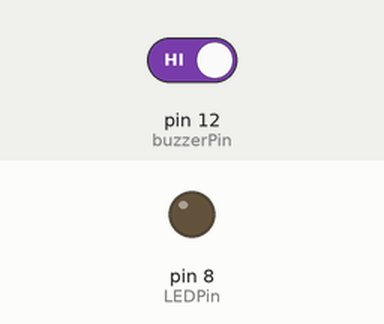
Recording of a sketch running on a simulated Arduino Uno, built with avr-gcc and run on an emulated ATmega328P. On the bench: output pins drawn as LEDs (lit = HIGH). The test bench sets the inputs (shaded band); at power-on: pin 12 (buzzerPin) HIGH. What the sketch prints to the serial monitor is not drawn.

Above: at 1.2 s.
1.3 s: pin 12 (buzzerPin) driven LOW
At 1.6 s:
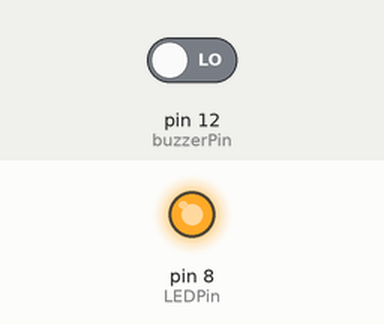
2.8 s: pin 12 (buzzerPin) driven HIGH
At 4.0 s:
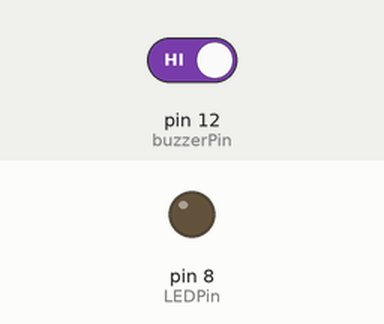
Timing chart, 0 to 5.8 s (numbered marks = the images above; inputs shaded):
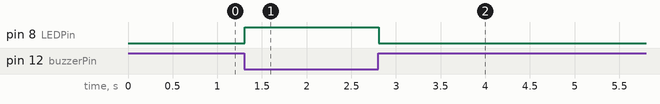

The sketch:

sketch.ino
```cpp
// C++ code
//
int LEDPin = 8;
int buzzerPin = 12;
int buzzerRead;

void setup()
{
  pinMode(LEDPin, OUTPUT);
  pinMode(buzzerPin, INPUT);
  Serial.begin(9600);
}

void loop()
{
	buzzerRead = digitalRead(buzzerPin);
  	Serial.println(buzzerRead);
	if(buzzerRead == 0){
      digitalWrite(LEDPin, HIGH);
    }else{
      digitalWrite(LEDPin, LOW);
    }

}
```

Measured:
- after the input at 1.3 s, pin 8 (LEDPin): LOW → HIGH at once
- after the input at 2.8 s, pin 8 (LEDPin): HIGH → LOW at once
